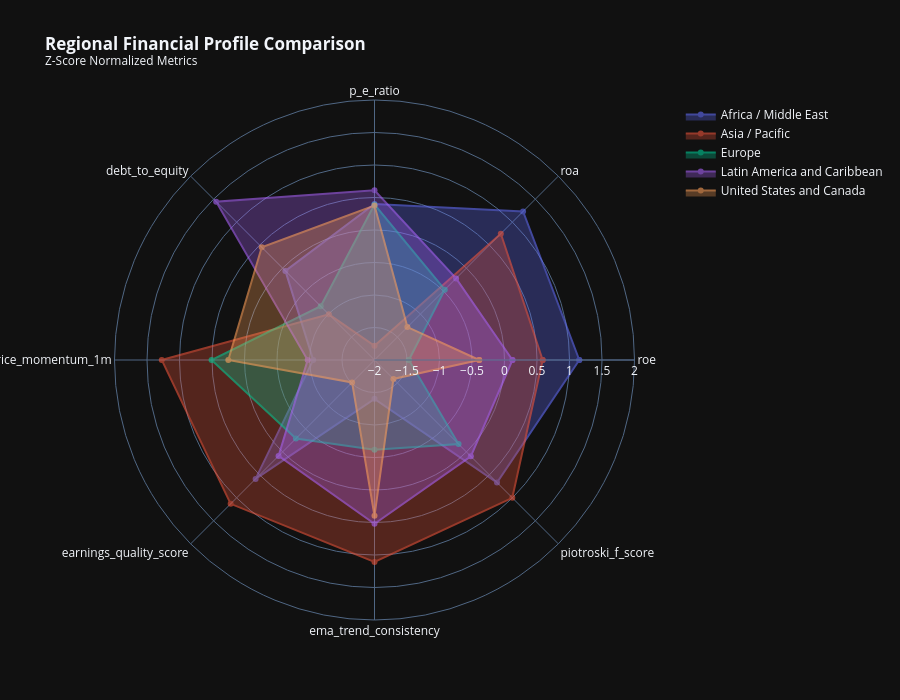
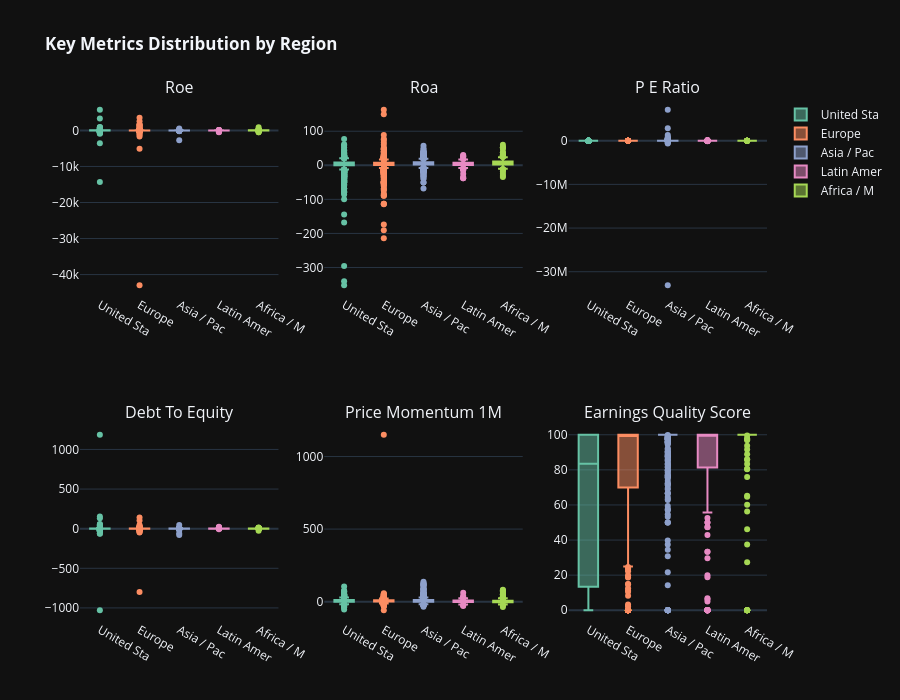

Notebook cell for these charts, in order:
### Markdown cell above
## Cell 5: Regional Benchmarking Dashboard

Comprehensive regional analysis with key financial metrics comparison.

### Code cell
# ============================================================================
# Cell 5: Regional Benchmarking Dashboard
# ============================================================================

print('=' * 80)
print('🌍 REGIONAL BENCHMARKING DASHBOARD')
print('=' * 80)

region_dir = OUTPUT_DIR / 'eda' / 'by_region'

if 'region' in df.columns:
    # Key metrics for regional comparison
    benchmark_metrics = [
        'roe', 'roa', 'p_e_ratio', 'debt_to_equity', 'price_momentum_1m',
        'earnings_quality_score', 'ema_trend_consistency', 'piotroski_f_score',
        'altman_z_score', 'dividend_yield', 'revenue_growth_yoy',
    ]
    available_metrics = [m for m in benchmark_metrics if m in df.columns]

    # ============================================================================
    # 5.1 Regional Statistics Table
    # ============================================================================
    print('\n📊 Computing Regional Statistics...')

    regional_metrics_stats = df.groupby('region')[available_metrics].agg(['mean', 'median', 'std', 'count'])
    regional_metrics_stats.columns = ['_'.join(col) for col in regional_metrics_stats.columns]

    # Save to JSON
    regional_stats_dict = regional_metrics_stats.to_dict()
    with open(region_dir / 'regional_statistics.json', 'w') as f:
        json.dump({k: {str(kk): vv for kk, vv in v.items()}
                   for k, v in regional_stats_dict.items()}, f, indent=2, default=str)
    print(f'  ✓ Saved: regional_statistics.json')

    # ============================================================================
    # 5.2 Regional Radar Charts
    # ============================================================================
    print('\n🎯 Creating Regional Radar Charts...')

    # Normalize metrics for radar chart
    radar_metrics = available_metrics[:8]  # Limit for readability
    regional_means = df.groupby('region')[radar_metrics].mean()

    # Z-score normalize for comparability
    regional_normalized = (regional_means - regional_means.mean()) / regional_means.std()
    regional_normalized = regional_normalized.fillna(0)

    fig_radar = go.Figure()
    for region in regional_normalized.index:
        fig_radar.add_trace(go.Scatterpolar(
            r=regional_normalized.loc[region].values.tolist() + [regional_normalized.loc[region].values[0]],
            theta=radar_metrics + [radar_metrics[0]],
            fill='toself', name=str(region), opacity=0.6,
        ))

    fig_radar.update_layout(
        polar=dict(radialaxis=dict(visible=True, range=[-2, 2])),
        title='<b>Regional Financial Profile Comparison</b><br><sup>Z-Score Normalized Metrics</sup>',
        template=PLOTLY_TEMPLATE, height=700,
    )
    fig_radar.write_html(region_dir / 'regional_radar_comparison.html')
    fig_radar.show()
    print(f'  ✓ Saved: regional_radar_comparison.html')

    # ============================================================================
    # 5.3 Regional Box Plots Grid
    # ============================================================================
    print('\n📦 Creating Regional Box Plot Grid...')

    n_metrics = min(6, len(available_metrics))
    rows = 2
    cols = 3

    fig_boxes = make_subplots(
        rows=rows, cols=cols,
        subplot_titles=[m.replace('_', ' ').title() for m in available_metrics[:n_metrics]],
    )

    for idx, metric in enumerate(available_metrics[:n_metrics]):
        row = idx // cols + 1
        col = idx % cols + 1

        for i, region in enumerate(df['region'].unique()):
            region_data = df[df['region'] == region][metric].dropna()
            fig_boxes.add_trace(
                go.Box(y=region_data, name=str(region)[:10],
                       marker_color=px.colors.qualitative.Set2[i % 8],
                       showlegend=(idx == 0)),
                row=row, col=col
            )

    fig_boxes.update_layout(
        title='<b>Key Metrics Distribution by Region</b>',
        template=PLOTLY_TEMPLATE, height=700, showlegend=True,
    )
    fig_boxes.write_html(region_dir / 'regional_boxplots.html')
    fig_boxes.show()
    print(f'  ✓ Saved: regional_boxplots.html')

    # ============================================================================
    # 5.4 Regional Valuation Comparison (Statistical)
    # ============================================================================
    print('\n📊 Performing Statistical Regional Valuation Comparison...')
    valuation_metrics = ['p_e_ratio', 'p_b_ratio', 'ev_ebitda', 'dividend_yield']
    valuation_metrics = [m for m in valuation_metrics if m in df.columns]

    if valuation_metrics:
        regional_val_result = eda.compare_regional_valuations(
            df, metrics=valuation_metrics, region_column='region',
            include_tests=True, test_method='kruskal'
        )

        # The result is a dict with 'distributions' (DataFrame) and 'statistical_tests' (dict)
        distributions_df = regional_val_result['distributions']
        statistical_tests = regional_val_result['statistical_tests']

        # Create an interactive visualization from the distributions data
        fig_regional_val = px.bar(
            distributions_df,
            x='region',
            y='mean',
            color='metric',
            barmode='group',
            error_y='std',
            title='<b>Regional Valuation Comparison</b>',
            template=PLOTLY_TEMPLATE
        )
        fig_regional_val.show()
        fig_regional_val.write_html(region_dir / 'regional_valuation_comparison.html')
        print(f'  ✓ Saved: regional_valuation_comparison.html')

        # Also print statistical significance
        print("\n  📊 Statistical Test Results:")
        for metric, test_result in statistical_tests.items():
            sig = "✓ Significant" if test_result.get('significant') else "✗ Not significant"
            print(f"    {metric}: p-value={test_result.get('p_value', 0):.4f} ({sig})")

print('\n✓ Regional Benchmarking Complete')

### Figure 1 — Plotly figure (JSON) as saved in the notebook; plotly's stock layout.template omitted (floating-point values rounded to 4 significant figures)
{"data": [{"fill": "toself", "name": "Africa / Middle East", "opacity": 0.6, "r": [1.151, 1.232, 0.4015, -0.06147, -1.057, 0.5867, -1.402, 0.6653, 1.151], "theta": ["roe", "roa", "p_e_ratio", "debt_to_equity", "price_momentum_1m", "earnings_quality_score", "ema_trend_consistency", "piotroski_f_score", "roe"], "type": "scatterpolar"}, {"fill": "toself", "name": "Asia / Pacific", "opacity": 0.6, "r": [0.5873, 0.7483, -1.781, -1.007, 1.273, 1.129, 1.106, 0.998, 0.5873], "theta": ["roe", "roa", "p_e_ratio", "debt_to_equity", "price_momentum_1m", "earnings_quality_score", "ema_trend_consistency", "piotroski_f_score", "roe"], "type": "scatterpolar"}, {"fill": "toself", "name": "Europe", "opacity": 0.6, "r": [-1.471, -0.4709, 0.3915, -0.8302, 0.5069, -0.2908, -0.6191, -0.1711, -1.471], "theta": ["roe", "roa", "p_e_ratio", "debt_to_equity", "price_momentum_1m", "earnings_quality_score", "ema_trend_consistency", "piotroski_f_score", "roe"], "type": "scatterpolar"}, {"fill": "toself", "name": "Latin America and Caribbean", "opacity": 0.6, "r": [0.1222, -0.2253, 0.611, 1.445, -0.9718, 0.08721, 0.5187, 0.09618, 0.1222], "theta": ["roe", "roa", "p_e_ratio", "debt_to_equity", "price_momentum_1m", "earnings_quality_score", "ema_trend_consistency", "piotroski_f_score", "roe"], "type": "scatterpolar"}, {"fill": "toself", "name": "United States and Canada", "opacity": 0.6, "r": [-0.3889, -1.284, 0.3765, 0.4533, 0.2487, -1.513, 0.3964, -1.588, -0.3889], "theta": ["roe", "roa", "p_e_ratio", "debt_to_equity", "price_momentum_1m", "earnings_quality_score", "ema_trend_consistency", "piotroski_f_score", "roe"], "type": "scatterpolar"}], "layout": {"polar": {"radialaxis": {"visible": true, "range": [-2, 2]}}, "title": {"text": "<b>Regional Financial Profile Comparison</b><br><sup>Z-Score Normalized Metrics</sup>"}, "height": 700}}

### Figure 2 — Plotly figure (JSON) as saved in the notebook; plotly's stock layout.template omitted (floating-point values rounded to 4 significant figures; data arrays with more than 128 entries replaced by an {"elided": "..."} marker saying what was removed)
{"data": [{"marker": {"color": "rgb(102,194,165)"}, "name": "United Sta", "showlegend": true, "y": {"elided": "1499 float values"}, "type": "box", "xaxis": "x", "yaxis": "y"}, {"marker": {"color": "rgb(252,141,98)"}, "name": "Europe", "showlegend": true, "y": {"elided": "1732 float values"}, "type": "box", "xaxis": "x", "yaxis": "y"}, {"marker": {"color": "rgb(141,160,203)"}, "name": "Asia / Pac", "showlegend": true, "y": {"elided": "1765 float values"}, "type": "box", "xaxis": "x", "yaxis": "y"}, {"marker": {"color": "rgb(231,138,195)"}, "name": "Latin Amer", "showlegend": true, "y": {"elided": "267 float values"}, "type": "box", "xaxis": "x", "yaxis": "y"}, {"marker": {"color": "rgb(166,216,84)"}, "name": "Africa / M", "showlegend": true, "y": {"elided": "515 float values"}, "type": "box", "xaxis": "x", "yaxis": "y"}, {"marker": {"color": "rgb(102,194,165)"}, "name": "United Sta", "showlegend": false, "y": {"elided": "1499 float values"}, "type": "box", "xaxis": "x2", "yaxis": "y2"}, {"marker": {"color": "rgb(252,141,98)"}, "name": "Europe", "showlegend": false, "y": {"elided": "1701 float values"}, "type": "box", "xaxis": "x2", "yaxis": "y2"}, {"marker": {"color": "rgb(141,160,203)"}, "name": "Asia / Pac", "showlegend": false, "y": {"elided": "1750 float values"}, "type": "box", "xaxis": "x2", "yaxis": "y2"}, {"marker": {"color": "rgb(231,138,195)"}, "name": "Latin Amer", "showlegend": false, "y": {"elided": "267 float values"}, "type": "box", "xaxis": "x2", "yaxis": "y2"}, {"marker": {"color": "rgb(166,216,84)"}, "name": "Africa / M", "showlegend": false, "y": {"elided": "515 float values"}, "type": "box", "xaxis": "x2", "yaxis": "y2"}, {"marker": {"color": "rgb(102,194,165)"}, "name": "United Sta", "showlegend": false, "y": {"elided": "1450 float values"}, "type": "box", "xaxis": "x3", "yaxis": "y3"}, {"marker": {"color": "rgb(252,141,98)"}, "name": "Europe", "showlegend": false, "y": {"elided": "663 float values"}, "type": "box", "xaxis": "x3", "yaxis": "y3"}, {"marker": {"color": "rgb(141,160,203)"}, "name": "Asia / Pac", "showlegend": false, "y": {"elided": "662 float values"}, "type": "box", "xaxis": "x3", "yaxis": "y3"}, {"marker": {"color": "rgb(231,138,195)"}, "name": "Latin Amer", "showlegend": false, "y": {"elided": "189 float values"}, "type": "box", "xaxis": "x3", "yaxis": "y3"}, {"marker": {"color": "rgb(166,216,84)"}, "name": "Africa / M", "showlegend": false, "y": [96.84, 11.99, 118.3, 17.17, 57.43, 46.47, 26.86, 87.4, 33.42, 170.2, 15.53, 46.21, 41.54, 12.88, 40.13, 12.82, 2.696, 16.03, -5.69, 22.5, 120.4, 109.6, 98.28, 121.3, 57.68, 48.86, 302.4, 68.06, 168.4, -299.4, 71.25, 258.8, 626.1, 137.5, 57.78, 64.5, 59.8, 41.18, 102.5, 45.64, 53.43, 64.5, 160.5, 82.33, 59.41, 131.0, 56.0, 129.7, 616.6, 975.0, 259.0, 30.59, 106.4, 64.32, 230.0, 58.0, 51.79, 89.32, 312.0, 205.9, 103.9, 64.9, 53.33, 88.0, 95.0, 480.4, 542.5, 1233.0, 529.2, 81.0, 65.2, 84.72, 113.2, 112.0, -98.0, 122.2, 55.26, 587.5, 230.7, 306.0, 6.7, 412.1, 182.7, -11.15, 133.6, 58.11, 64.0, 72.5, 140.2, 38.85, -21.29, 61.3, 70.12, 65.43, 38.03, 270.1, 69.31, 94.62, 61.36, 272.5, 328.0, 830.6, 121.7, 113.6, 90.33, 30.43, 129.5, 81.71, 93.25, 148.7, 14.08, 71.58, 143.3, 54.91, 165.1, 278.7, 71.11, -47.98, 228.7, 224.8, 71.82, -60.83, 354.8, 239.5, 16900.0], "type": "box", "xaxis": "x3", "yaxis": "y3"}, {"marker": {"color": "rgb(102,194,165)"}, "name": "United Sta", "showlegend": false, "y": {"elided": "1499 float values"}, "type": "box", "xaxis": "x4", "yaxis": "y4"}, {"marker": {"color": "rgb(252,141,98)"}, "name": "Europe", "showlegend": false, "y": {"elided": "1732 float values"}, "type": "box", "xaxis": "x4", "yaxis": "y4"}, {"marker": {"color": "rgb(141,160,203)"}, "name": "Asia / Pac", "showlegend": false, "y": {"elided": "1765 float values"}, "type": "box", "xaxis": "x4", "yaxis": "y4"}, {"marker": {"color": "rgb(231,138,195)"}, "name": "Latin Amer", "showlegend": false, "y": {"elided": "267 float values"}, "type": "box", "xaxis": "x4", "yaxis": "y4"}, {"marker": {"color": "rgb(166,216,84)"}, "name": "Africa / M", "showlegend": false, "y": {"elided": "515 float values"}, "type": "box", "xaxis": "x4", "yaxis": "y4"}, {"marker": {"color": "rgb(102,194,165)"}, "name": "United Sta", "showlegend": false, "y": {"elided": "1499 float values"}, "type": "box", "xaxis": "x5", "yaxis": "y5"}, {"marker": {"color": "rgb(252,141,98)"}, "name": "Europe", "showlegend": false, "y": {"elided": "1743 float values"}, "type": "box", "xaxis": "x5", "yaxis": "y5"}, {"marker": {"color": "rgb(141,160,203)"}, "name": "Asia / Pac", "showlegend": false, "y": {"elided": "1765 float values"}, "type": "box", "xaxis": "x5", "yaxis": "y5"}, {"marker": {"color": "rgb(231,138,195)"}, "name": "Latin Amer", "showlegend": false, "y": {"elided": "268 float values"}, "type": "box", "xaxis": "x5", "yaxis": "y5"}, {"marker": {"color": "rgb(166,216,84)"}, "name": "Africa / M", "showlegend": false, "y": {"elided": "513 float values"}, "type": "box", "xaxis": "x5", "yaxis": "y5"}, {"marker": {"color": "rgb(102,194,165)"}, "name": "United Sta", "showlegend": false, "y": {"elided": "1447 float values"}, "type": "box", "xaxis": "x6", "yaxis": "y6"}, {"marker": {"color": "rgb(252,141,98)"}, "name": "Europe", "showlegend": false, "y": {"elided": "652 float values"}, "type": "box", "xaxis": "x6", "yaxis": "y6"}, {"marker": {"color": "rgb(141,160,203)"}, "name": "Asia / Pac", "showlegend": false, "y": {"elided": "661 float values"}, "type": "box", "xaxis": "x6", "yaxis": "y6"}, {"marker": {"color": "rgb(231,138,195)"}, "name": "Latin Amer", "showlegend": false, "y": {"elided": "189 float values"}, "type": "box", "xaxis": "x6", "yaxis": "y6"}, {"marker": {"color": "rgb(166,216,84)"}, "name": "Africa / M", "showlegend": false, "y": [100.0, 0.0, 0.0, 80.38, 80.57, 97.83, 0.0, 100.0, 0.0, 100.0, 75.86, 0.0, 0.0, 0.0, 56.25, 100.0, 100.0, 86.08, 60.15, 100.0, 100.0, 91.67, 100.0, 100.0, 97.5, 100.0, 100.0, 100.0, 100.0, 27.42, 100.0, 96.88, 100.0, 100.0, 100.0, 100.0, 88.89, 0.0, 100.0, 99.58, 100.0, 100.0, 100.0, 100.0, 100.0, 100.0, 100.0, 100.0, 85.71, 65.22, 100.0, 64.73, 100.0, 100.0, 100.0, 100.0, 100.0, 100.0, 100.0, 100.0, 100.0, 100.0, 100.0, 100.0, 100.0, 37.5, 100.0, 100.0, 100.0, 100.0, 100.0, 100.0, 100.0, 100.0, 93.75, 100.0, 100.0, 100.0, 100.0, 100.0, 100.0, 100.0, 0.0, 100.0, 100.0, 100.0, 100.0, 100.0, 100.0, 100.0, 100.0, 100.0, 100.0, 83.33, 100.0, 100.0, 100.0, 100.0, 100.0, 100.0, 0.0, 100.0, 100.0, 100.0, 100.0, 100.0, 100.0, 100.0, 100.0, 100.0, 100.0, 100.0, 100.0, 100.0, 100.0, 100.0, 100.0, 100.0, 100.0, 100.0, 100.0, 100.0, 46.15, 100.0, 100.0, 100.0], "type": "box", "xaxis": "x6", "yaxis": "y6"}], "layout": {"xaxis": {"anchor": "y", "domain": [0.0, 0.2889]}, "yaxis": {"anchor": "x", "domain": [0.625, 1.0]}, "xaxis2": {"anchor": "y2", "domain": [0.3556, 0.6444]}, "yaxis2": {"anchor": "x2", "domain": [0.625, 1.0]}, "xaxis3": {"anchor": "y3", "domain": [0.7111, 1.0]}, "yaxis3": {"anchor": "x3", "domain": [0.625, 1.0]}, "xaxis4": {"anchor": "y4", "domain": [0.0, 0.2889]}, "yaxis4": {"anchor": "x4", "domain": [0.0, 0.375]}, "xaxis5": {"anchor": "y5", "domain": [0.3556, 0.6444]}, "yaxis5": {"anchor": "x5", "domain": [0.0, 0.375]}, "xaxis6": {"anchor": "y6", "domain": [0.7111, 1.0]}, "yaxis6": {"anchor": "x6", "domain": [0.0, 0.375]}, "annotations": [{"font": {"size": 16}, "showarrow": false, "text": "Roe", "x": 0.1444, "xanchor": "center", "xref": "paper", "y": 1.0, "yanchor": "bottom", "yref": "paper"}, {"font": {"size": 16}, "showarrow": false, "text": "Roa", "x": 0.5, "xanchor": "center", "xref": "paper", "y": 1.0, "yanchor": "bottom", "yref": "paper"}, {"font": {"size": 16}, "showarrow": false, "text": "P E Ratio", "x": 0.8556, "xanchor": "center", "xref": "paper", "y": 1.0, "yanchor": "bottom", "yref": "paper"}, {"font": {"size": 16}, "showarrow": false, "text": "Debt To Equity", "x": 0.1444, "xanchor": "center", "xref": "paper", "y": 0.375, "yanchor": "bottom", "yref": "paper"}, {"font": {"size": 16}, "showarrow": false, "text": "Price Momentum 1M", "x": 0.5, "xanchor": "center", "xref": "paper", "y": 0.375, "yanchor": "bottom", "yref": "paper"}, {"font": {"size": 16}, "showarrow": false, "text": "Earnings Quality Score", "x": 0.8556, "xanchor": "center", "xref": "paper", "y": 0.375, "yanchor": "bottom", "yref": "paper"}], "title": {"text": "<b>Key Metrics Distribution by Region</b>"}, "height": 700, "showlegend": true}}
